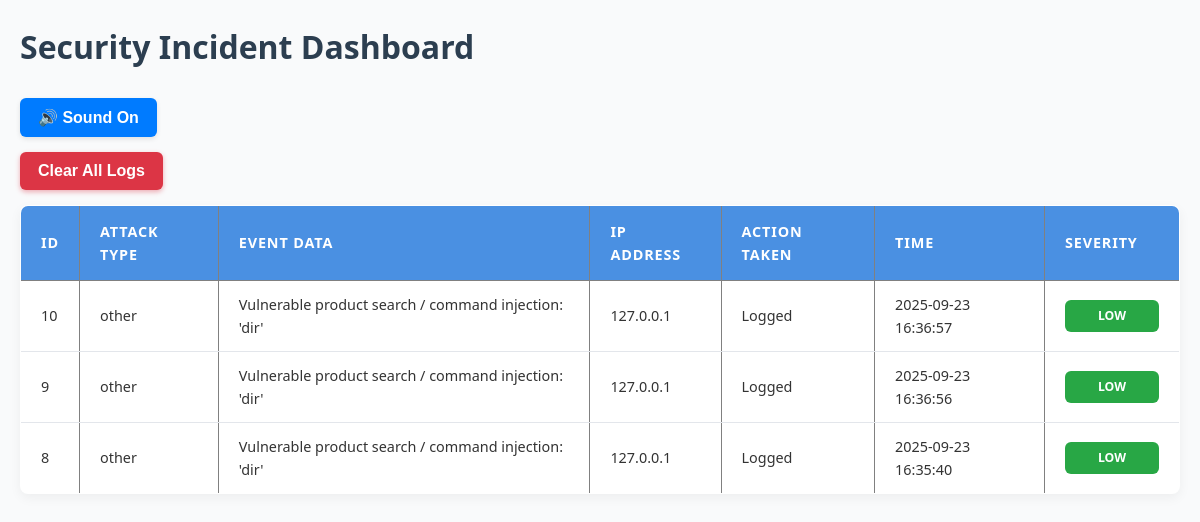
Before: /dashboard/ with the older database file.
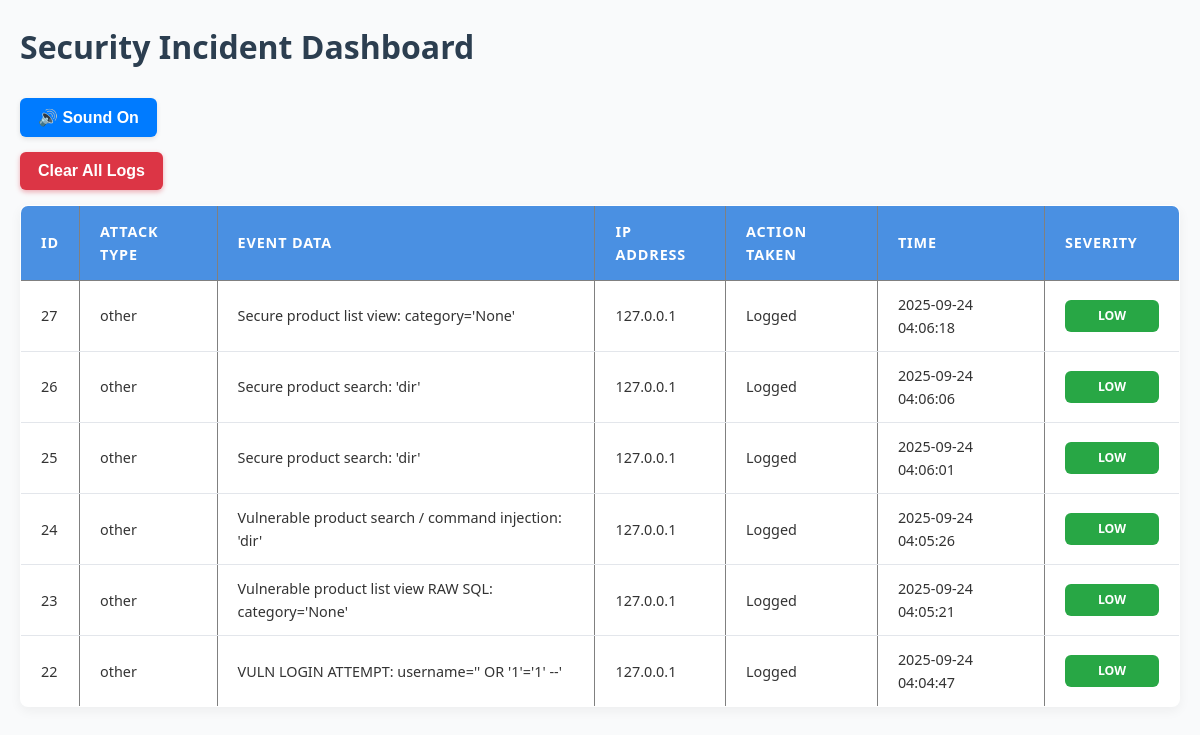
After: the same page with the newer database file.
### monitoring/models.py (models this page shows, shortened)
class Incident(models.Model):
    ATTACK_TYPES = [
        ("suricata_alert", "Suricata Alert"),
        ("snort_alert", "Snort Alert"),
        ("sql_injection", "SQL Injection"),
        ("xss", "Cross-Site Scripting"),
        ("bruteforce", "Brute Force"),
        ("command_injection", "Command Injection"),  # 👈 add here
        ("other", "Other"),
    ]
    SEVERITY_LEVELS = [
        ("Low", "Low"),
        ("Medium", "Medium"),
        ("High", "High"),
    ]
    attack_type = models.CharField(max_length=50, choices=ATTACK_TYPES, default="other")
    event_data = models.TextField()
    ip_address = models.GenericIPAddressField(null=True, blank=True)
    action_taken = models.CharField(max_length=255, default="Logged")
    severity = models.CharField(max_length=10, choices=SEVERITY_LEVELS, default="Low")
    timestamp = models.DateTimeField(auto_now_add=True)

### monitoring/views.py (the view)
# urls.py: path('dashboard/', views.dashboard, name='dashboard'),
def dashboard(request):
    incidents = Incident.objects.order_by("-timestamp")[:50]
    return render(request, "dashboard.html", {"incidents": incidents})

### monitoring/templates/dashboard.html (shortened to what this page needs)
{% load static %}
<!DOCTYPE html>
<html>
<head>
<link rel="stylesheet" href="{% static 'css/dashboard.css' %}">
</head>
<body>
<h1>Security Incident Dashboard</h1>
<button id="mute-btn" class="mute-btn">🔊 Sound On</button>
<form method="POST" action="{% url 'clear_logs' %}">
<button type="submit" onclick="return confirm('Are you sure you want to clear all logs?');">Clear All Logs</button>
</form>
<table border="1" cellpadding="10">
<thead>
<tr><th>ID</th><th>Attack Type</th><th>Event Data</th><th>IP Address</th><th>Action Taken</th><th>Time</th><th>Severity</th></tr>
</thead>
<tbody>
{% for incident in incidents %}
<tr data-id="{{ incident.id }}">
<td>{{ incident.id }}</td>
<td>{{ incident.attack_type }}</td>
<td>{{ incident.event_data }}</td>
<td>{{ incident.ip_address }}</td>
<td>{{ incident.action_taken }}</td>
<td>{{ incident.timestamp|date:"Y-m-d H:i:s" }}</td>
<td><span class="severity {{ incident.severity|lower }}">{{ incident.severity }}</span></td>
</tr>
{% empty %}
<tr><td colspan="7">No incidents yet 🚀</td></tr>
{% endfor %}
</tbody>
</table>
</body>
</html>

Changed rows visible on the page:
removed Incident: id "10", attack_type "other", event_data "Vulnerable product search / command injection: 'dir'", ip_address "127.0.0.1", action_taken "Logged", timestamp "2025-09-23 16:36:57", severity "LOW"
removed Incident: id "9", attack_type "other", event_data "Vulnerable product search / command injection: 'dir'", ip_address "127.0.0.1", action_taken "Logged", timestamp "2025-09-23 16:36:56", severity "LOW"
removed Incident: id "8", attack_type "other", event_data "Vulnerable product search / command injection: 'dir'", ip_address "127.0.0.1", action_taken "Logged", timestamp "2025-09-23 16:35:40", severity "LOW"
added Incident: id "27", attack_type "other", event_data "Secure product list view: category='None'", ip_address "127.0.0.1", action_taken "Logged", timestamp "2025-09-24 04:06:18", severity "LOW"
added Incident: id "26", attack_type "other", event_data "Secure product search: 'dir'", ip_address "127.0.0.1", action_taken "Logged", timestamp "2025-09-24 04:06:06", severity "LOW"
added Incident: id "25", attack_type "other", event_data "Secure product search: 'dir'", ip_address "127.0.0.1", action_taken "Logged", timestamp "2025-09-24 04:06:01", severity "LOW"
added Incident: id "24", attack_type "other", event_data "Vulnerable product search / command injection: 'dir'", ip_address "127.0.0.1", action_taken "Logged", timestamp "2025-09-24 04:05:26", severity "LOW"
added Incident: id "23", attack_type "other", event_data "Vulnerable product list view RAW SQL: category='None'", ip_address "127.0.0.1", action_taken "Logged", timestamp "2025-09-24 04:05:21", severity "LOW"
added Incident: id "22", attack_type "other", event_data "VULN LOGIN ATTEMPT: username='' OR '1'='1' --'", ip_address "127.0.0.1", action_taken "Logged", timestamp "2025-09-24 04:04:47", severity "LOW"
